Frame 1 (no input): blank canvas, image omitted
Frame 60 (the mouse pressed at the canvas centre just before this capture): blank canvas, image omitted
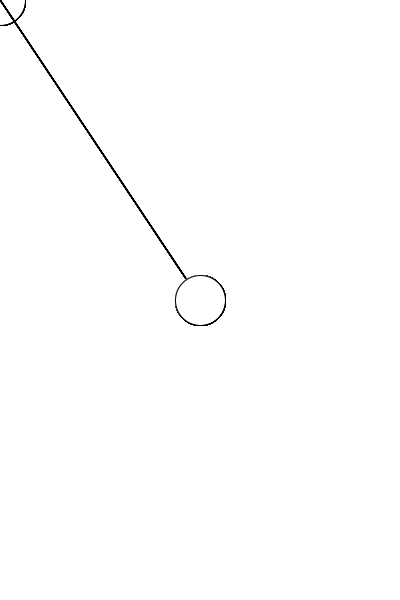
Frame 120 (the mouse held since frame 60 and released just before this capture)

The Processing sketch whose frames 1 and 60 were blank and that drew this single picture after the mouse press (run headless with seeded random() and noise(); from frame 60 on, the mouse is pressed at the canvas centre):

// Processing sketch: processing_148546
// ── processing_148546.pde

// First and only once:
void setup()
{
  size(400, 600); 
  background(255, 255, 255);
  frameRate(30);
}

// Then, repeat:
void draw()
{ 
  stroke(0, 0, 0, 255);
  strokeWeight(1);
  fill(255, 255, 255, 255);
  line(0, 0, mouseX, mouseY);
  ellipse(mouseX, mouseY, 50, 50);  
}
